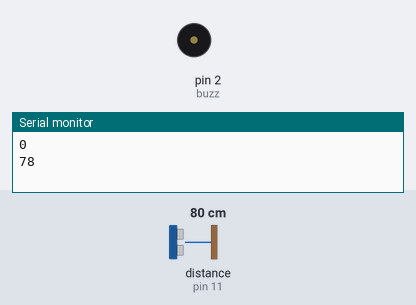
Simulated run of this sketch. Board: Arduino Uno, built with avr-gcc and run on an emulated ATmega328P. Shown: buzzer (waves = sounding), the last lines printed to the serial monitor. Wiring (inferred from the names in the program): ultrasonic range finder: trigger pin 9; echo pin 11. The test bench sets the inputs (shaded band); at power-on: distance to the obstacle (sensor on pin 11) 80 cm. The echo pulse lasts 58.3 µs per cm.

Above: at 1.7 s.
1.8 s: distance to the obstacle (sensor on pin 11) set to 35 cm
At 2.51 s:
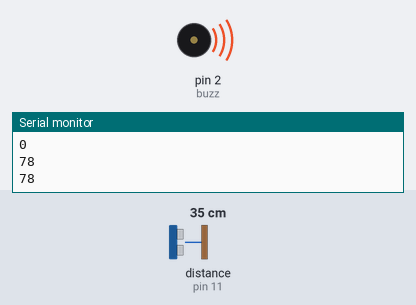
5.7 s: distance to the obstacle (sensor on pin 11) set to 2 cm
At 6.12 s:
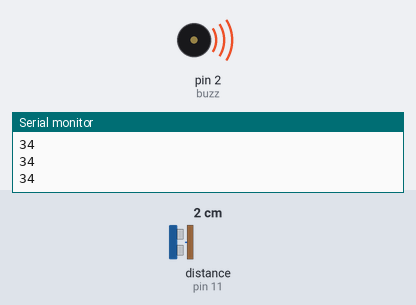
Timing chart, 0 to 8.7 s (numbered marks = the images above; inputs shaded):
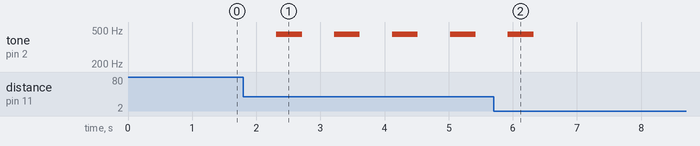

Measured:
- after the input at 1.8 s, tone on pin 2 (buzz): alternates 446 Hz for 0.40 s and silent for 0.50 s, starting after 0.51 s
- after the input at 5.7 s, tone on pin 2 (buzz): goes on until 6.3 s, then stays silent

The sketch:

PRACTICA_5.ino
```cpp
/*
   Fundacion Kinal
   Centro educativo tecnico laboral Kinal
   Quinto perito
   Quinto electronica
   Codigo Tecnico: EB5AM
   Curso: Taller de electronica digital y reparacion de computadoras I
   Proyecto: CONTADOR CON SUPERSONICO
   Dev: Ricardo Estrada
*/
float Do = 261.626;
float DoSos = 277.163;
float Re = 293.665;
float ReSos = 311.127;
float Mi = 329.628;
float Fa = 349.228;
float FaSos = 369.994;
float Sol = 391.995;
float SolSos = 415.305;
float La = 440;
float LaSos = 446.164;
float Si = 494.883;
#define echo 11
#define trigger 9
#define octup 5
#define octdown6
#define buzz 2
long d;
void setup()
{
  Serial.begin(9600);
  pinMode(buzz, OUTPUT);
  pinMode(trigger, OUTPUT);
  pinMode(echo, INPUT);
}
void loop() {
  Serial.println(d);
  medicion();
  notas();
}
int medicion(){
  long t;
  digitalWrite(trigger, HIGH);
  delayMicroseconds(10);
  digitalWrite(trigger, LOW);
  t = pulseIn(echo, HIGH);
  d = t/59;
  delay(500);
  return d;
}
  void notas(){
    if(d == 4){
    tone(buzz, 262);
    //delay(10);         //Do
    //noTone(buzz);
    }
    if(d == 7){
    tone(buzz, 277);
    //delay(10);        //Do Sostenido
    //noTone(buzz);
    }
    if(d == 10){
    tone(buzz, 294);
    //delay(10);         //Re
    //noTone(buzz);
    }
    if(d == 13){
    tone(buzz, 311);
    //delay(10);         //Re Sostenido
    //noTone(buzz);
    }
    if(d == 16){
    tone(buzz, 330);
    //delay(10);         //Mi
    //noTone(buzz);
    }
    if(d == 19){
    tone(buzz, 349);
    //delay(10);         //Fa
    //noTone(buzz);
    }
    if(d == 22){
    tone(buzz, 370);
    //delay(10);         //Fa Sostenido
    //noTone(buzz);
    }
    if(d == 25){
    tone(buzz, 392);
    //delay(10);         //Sol
    //noTone(buzz);
    }
    if(d == 28){
    tone(buzz, 415);
    //delay(10);         //Sol Sostenido
    //noTone(buzz);
    }
    if(d == 31){
    tone(buzz, 440);
    //delay(10);         //La
    //noTone(buzz);
    }
    if(d == 34){
    tone(buzz, 446);
    //delay(10);         //La Sostenido
    //noTone(buzz);
    }
    if(d == 37){
    tone(buzz, 494);
    //delay(10);         //Sol
    //noTone(buzz);
    }
    else{
      delay(400);
    noTone(buzz);
    }
    }
```
